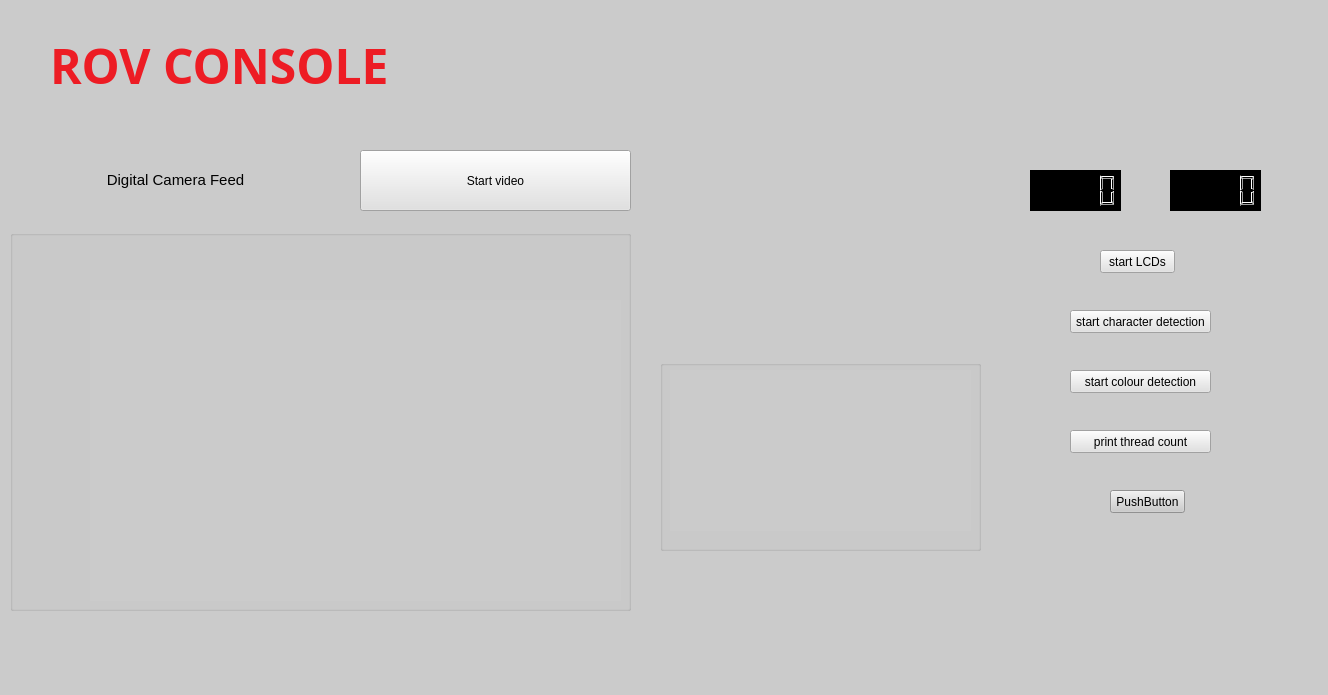
<?xml version="1.0" encoding="UTF-8"?>
<ui version="4.0">
 <class>MainWindow</class>
 <widget class="QMainWindow" name="MainWindow">
  <property name="geometry">
   <rect>
    <x>0</x>
    <y>0</y>
    <width>1328</width>
    <height>695</height>
   </rect>
  </property>
  <property name="windowTitle">
   <string>MainWindow</string>
  </property>
  <property name="styleSheet">
   <string notr="true">
background-color: rgb(203, 203, 203);</string>
  </property>
  <widget class="QWidget" name="centralwidget">
   <widget class="QGroupBox" name="groupBox">
    <property name="geometry">
     <rect>
      <x>10</x>
      <y>230</y>
      <width>621</width>
      <height>381</height>
     </rect>
    </property>
    <property name="sizePolicy">
     <sizepolicy hsizetype="Preferred" vsizetype="Preferred">
      <horstretch>0</horstretch>
      <verstretch>0</verstretch>
     </sizepolicy>
    </property>
    <property name="title">
     <string/>
    </property>
    <widget class="QWidget" name="ImgWidget" native="true">
     <property name="geometry">
      <rect>
       <x>80</x>
       <y>70</y>
       <width>531</width>
       <height>301</height>
      </rect>
     </property>
    </widget>
   </widget>
   <widget class="QPushButton" name="startButton">
    <property name="geometry">
     <rect>
      <x>360</x>
      <y>150</y>
      <width>271</width>
      <height>61</height>
     </rect>
    </property>
    <property name="styleSheet">
     <string notr="true">background-color: rgb(225, 225, 225);</string>
    </property>
    <property name="text">
     <string>Start video</string>
    </property>
   </widget>
   <widget class="QPushButton" name="pushButton">
    <property name="geometry">
     <rect>
      <x>1100</x>
      <y>250</y>
      <width>75</width>
      <height>23</height>
     </rect>
    </property>
    <property name="styleSheet">
     <string notr="true">background-color: rgb(225, 225, 225);</string>
    </property>
    <property name="text">
     <string>start LCDs</string>
    </property>
   </widget>
   <widget class="QLCDNumber" name="lcdNumber">
    <property name="geometry">
     <rect>
      <x>1170</x>
      <y>170</y>
      <width>91</width>
      <height>41</height>
     </rect>
    </property>
    <property name="font">
     <font>
      <family>Magneto</family>
      <weight>75</weight>
      <bold>true</bold>
     </font>
    </property>
    <property name="styleSheet">
     <string notr="true">background-color: rgb(0, 0, 0);</string>
    </property>
   </widget>
   <widget class="QPushButton" name="pushButton_2">
    <property name="geometry">
     <rect>
      <x>1070</x>
      <y>310</y>
      <width>141</width>
      <height>23</height>
     </rect>
    </property>
    <property name="styleSheet">
     <string notr="true">background-color: rgb(225, 225, 225);</string>
    </property>
    <property name="text">
     <string>start character detection</string>
    </property>
   </widget>
   <widget class="QPushButton" name="pushButton_3">
    <property name="geometry">
     <rect>
      <x>1070</x>
      <y>370</y>
      <width>141</width>
      <height>23</height>
     </rect>
    </property>
    <property name="styleSheet">
     <string notr="true">background-color: rgb(225, 225, 225);</string>
    </property>
    <property name="text">
     <string>start colour detection</string>
    </property>
   </widget>
   <widget class="QLCDNumber" name="lcdNumber_2">
    <property name="geometry">
     <rect>
      <x>1030</x>
      <y>170</y>
      <width>91</width>
      <height>41</height>
     </rect>
    </property>
    <property name="styleSheet">
     <string notr="true">background-color: rgb(0, 0, 0);</string>
    </property>
   </widget>
   <widget class="QLabel" name="label">
    <property name="geometry">
     <rect>
      <x>1020</x>
      <y>10</y>
      <width>291</width>
      <height>91</height>
     </rect>
    </property>
    <property name="text">
     <string/>
    </property>
    <property name="pixmap">
     <pixmap>plain logo.png</pixmap>
    </property>
    <property name="scaledContents">
     <bool>true</bool>
    </property>
   </widget>
   <widget class="QLabel" name="label_2">
    <property name="geometry">
     <rect>
      <x>20</x>
      <y>160</y>
      <width>311</width>
      <height>41</height>
     </rect>
    </property>
    <property name="text">
     <string>&lt;html&gt;&lt;head/&gt;&lt;body&gt;&lt;p&gt;&lt;span style=&quot; font-size:11pt; color:#000000;&quot;&gt;Digital Camera Feed&lt;/span&gt;&lt;/p&gt;&lt;/body&gt;&lt;/html&gt;</string>
    </property>
    <property name="alignment">
     <set>Qt::AlignCenter</set>
    </property>
   </widget>
   <widget class="QPushButton" name="pushButton_4">
    <property name="geometry">
     <rect>
      <x>1070</x>
      <y>430</y>
      <width>141</width>
      <height>23</height>
     </rect>
    </property>
    <property name="styleSheet">
     <string notr="true">background-color: rgb(225, 225, 225);</string>
    </property>
    <property name="text">
     <string>print thread count</string>
    </property>
   </widget>
   <widget class="QLabel" name="label_3">
    <property name="geometry">
     <rect>
      <x>50</x>
      <y>20</y>
      <width>601</width>
      <height>91</height>
     </rect>
    </property>
    <property name="font">
     <font>
      <family>Magneto</family>
      <weight>75</weight>
      <bold>true</bold>
     </font>
    </property>
    <property name="text">
     <string>&lt;html&gt;&lt;head/&gt;&lt;body&gt;&lt;p&gt;&lt;span style=&quot; font-size:36pt; color:#ed1c24;&quot;&gt;ROV CONSOLE&lt;/span&gt;&lt;/p&gt;&lt;/body&gt;&lt;/html&gt;</string>
    </property>
   </widget>
   <widget class="QGroupBox" name="groupBox_2">
    <property name="geometry">
     <rect>
      <x>660</x>
      <y>360</y>
      <width>321</width>
      <height>191</height>
     </rect>
    </property>
    <property name="sizePolicy">
     <sizepolicy hsizetype="Preferred" vsizetype="Preferred">
      <horstretch>0</horstretch>
      <verstretch>0</verstretch>
     </sizepolicy>
    </property>
    <property name="title">
     <string/>
    </property>
    <widget class="QWidget" name="ImgWidget_2" native="true">
     <property name="geometry">
      <rect>
       <x>10</x>
       <y>10</y>
       <width>301</width>
       <height>161</height>
      </rect>
     </property>
    </widget>
   </widget>
   <widget class="QPushButton" name="pushButton_5">
    <property name="geometry">
     <rect>
      <x>1110</x>
      <y>490</y>
      <width>75</width>
      <height>23</height>
     </rect>
    </property>
    <property name="text">
     <string>PushButton</string>
    </property>
   </widget>
  </widget>
  <widget class="QMenuBar" name="menubar">
   <property name="geometry">
    <rect>
     <x>0</x>
     <y>0</y>
     <width>1328</width>
     <height>21</height>
    </rect>
   </property>
  </widget>
  <widget class="QStatusBar" name="statusbar"/>
 </widget>
 <resources/>
 <connections/>
</ui>
